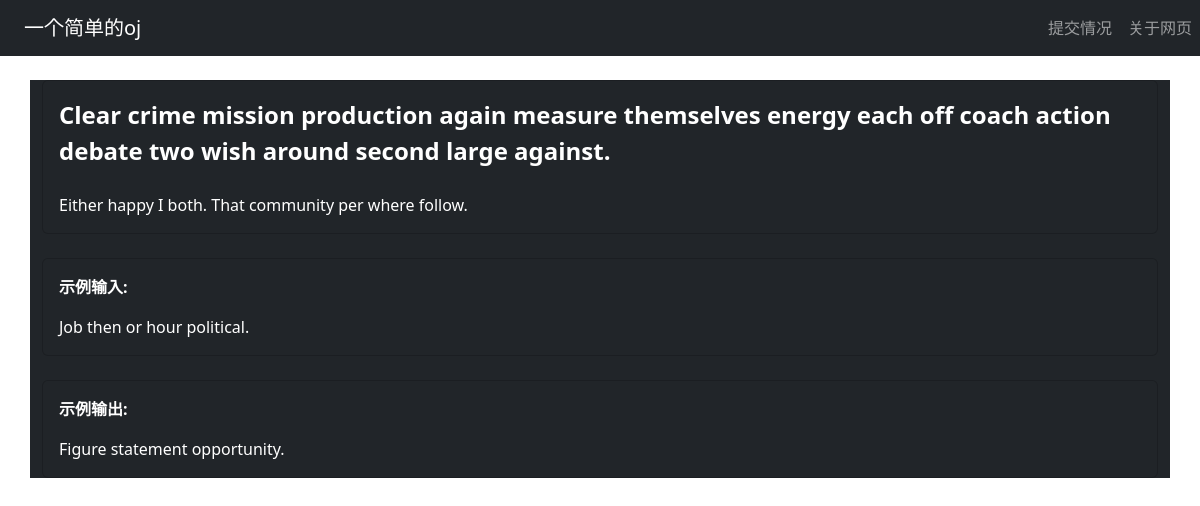
The page /problem/5 on the database its author committed.
### oj/models.py (models this page shows)
class Problem(db.Model):
    id = db.Column(db.Integer, primary_key=True)
    title = db.Column(db.String(20), nullable=False)
    description = db.Column(db.Text, nullable=False)
    difficulty = db.Column(db.Integer, nullable=False)
    category = db.Column(db.String(10), nullable=False)
    input_sample = db.Column(db.Text, nullable=False)
    output_sample = db.Column(db.Text, nullable=False)
    __table_args__ = (
        db.Index('idx_category','category'),
        db.Index('idx_difficulty','difficulty'),
        db.Index('idx_title','title'),
    )

### oj/views.py (the view)
@oj.route('/problem/<int:id>')
def detail(id):
    problem = Problem.query.get(id)
    if problem is None:
        return "没有找到此id题目"
    return render_template('problem.html',problem=problem)

### oj/templates/problem.html (shortened to what this page needs)
{% extends "base.html" %}
{% block content %}
<div class="container mt-4 bg-dark">
    <div class="card bg-dark text-white">
        <div class="card-body">
            <div class="card-title fs-4"><strong>{{ problem.title }}</strong></div>
            <div class="card-text mt-4">
                {{ problem.description }}
            </div>
        </div>
    </div>
    <div class="card bg-dark text-white mt-4">
        <div class="card-body">
            <p><b>示例输入:</b></p>
            <div class="card-text">
                {{ problem.input_sample }}
            </div>
        </div>
    </div>
    <div class="card bg-dark text-white mt-4">
        <div class="card-body">
            <p><b>示例输出:</b></p>
            <div class="card-text">
                {{ problem.output_sample }}
            </div>
        </div>
</div>
</div>
{% endblock %}

### rows shown on the page
Problem: title "Clear crime mission production again measure themselves energy each off coach action debate two wish around second large against.", description "Either happy I both. That community per where follow.", input_sample "Job then or hour political.", output_sample "Figure statement opportunity."
